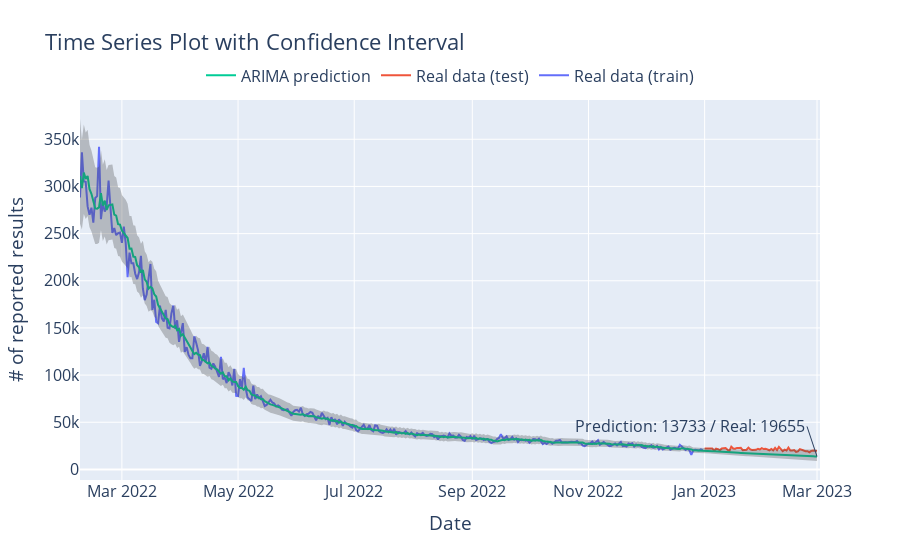

The cell this chart's notebook holds for it:
### Code cell
import plotly.graph_objects as go
import pandas as pd
import numpy as np

fig = go.Figure()
fig.add_trace(go.Scatter(x=dates, y=df1_after.numbers, mode='lines', name='Real data (train)'))
fig.add_trace(go.Scatter(x=dates_real, y=real.numbers, mode='lines', name='Real data (test)'))
fig.add_trace(go.Scatter(x=dates, y=df1_after.pred_numbers, mode='lines', name='ARIMA prediction'))

# # 添加置信区间带
fig.add_trace(
    go.Scatter(
        name='Upper Bound',
        x=dates,
        y=df1_after.pred_upper_conf,
        mode='lines',
        marker=dict(color="#444"),
        line=dict(width=0),
        showlegend=False)
)
fig.add_trace(
    go.Scatter(
        name='Lower Bound',
        x=dates,
        y=df1_after.pred_lower_conf,
        marker=dict(color="#444"),
        line=dict(width=0),
        mode='lines',
        fillcolor='rgba(68, 68, 68, 0.3)',
        fill='tonexty',
        showlegend=False
    )
)

fig.update_layout(title='Time Series Plot with Confidence Interval',
                   xaxis_title='Date',
                   yaxis_title='# of reported results', 
                 legend=dict(
                    orientation="h",
                    yanchor="bottom",
                    y=1.02,
                    xanchor="center",
                    x=0.5,), 
                  font=dict(
                      size=16
                  )
                 )
fig.add_annotation(
    x="2023-03-01",
    y=13733.237856,
    text="Prediction: 13733 / Real: 19655",
    showarrow=True,
    xanchor="right",
)
fig.show()

### Figure 1 — Plotly figure (JSON) as saved in the notebook; plotly's stock layout.template omitted (floating-point values rounded to 4 significant figures; data arrays with more than 128 entries replaced by an {"elided": "..."} marker saying what was removed)
{"data": [{"mode": "lines", "name": "Real data (train)", "type": "scatter", "x": {"elided": "388 str values"}, "y": {"elided": "388 float values"}}, {"mode": "lines", "name": "Real data (test)", "type": "scatter", "x": ["2023-01-01T00:00:00", "2023-01-02T00:00:00", "2023-01-03T00:00:00", "2023-01-04T00:00:00", "2023-01-05T00:00:00", "2023-01-06T00:00:00", "2023-01-07T00:00:00", "2023-01-08T00:00:00", "2023-01-09T00:00:00", "2023-01-10T00:00:00", "2023-01-11T00:00:00", "2023-01-12T00:00:00", "2023-01-13T00:00:00", "2023-01-14T00:00:00", "2023-01-15T00:00:00", "2023-01-16T00:00:00", "2023-01-17T00:00:00", "2023-01-18T00:00:00", "2023-01-19T00:00:00", "2023-01-20T00:00:00", "2023-01-21T00:00:00", "2023-01-22T00:00:00", "2023-01-23T00:00:00", "2023-01-24T00:00:00", "2023-01-25T00:00:00", "2023-01-26T00:00:00", "2023-01-27T00:00:00", "2023-01-28T00:00:00", "2023-01-29T00:00:00", "2023-01-30T00:00:00", "2023-01-31T00:00:00", "2023-02-01T00:00:00", "2023-02-02T00:00:00", "2023-02-03T00:00:00", "2023-02-04T00:00:00", "2023-02-05T00:00:00", "2023-02-06T00:00:00", "2023-02-07T00:00:00", "2023-02-08T00:00:00", "2023-02-09T00:00:00", "2023-02-10T00:00:00", "2023-02-11T00:00:00", "2023-02-12T00:00:00", "2023-02-13T00:00:00", "2023-02-14T00:00:00", "2023-02-15T00:00:00", "2023-02-16T00:00:00", "2023-02-17T00:00:00", "2023-02-18T00:00:00", "2023-02-19T00:00:00", "2023-02-20T00:00:00", "2023-02-21T00:00:00", "2023-02-22T00:00:00", "2023-02-23T00:00:00", "2023-02-24T00:00:00", "2023-02-25T00:00:00", "2023-02-26T00:00:00", "2023-02-27T00:00:00", "2023-02-28T00:00:00", "2023-03-01T00:00:00"], "y": [22072, 22252, 22018, 22394, 22283, 19725, 21946, 21510, 20248, 22248, 22194, 22606, 20879, 19542, 24058, 22147, 21946, 22775, 22670, 22818, 20481, 20862, 20894, 23047, 21153, 20598, 20810, 20810, 21916, 21115, 22538, 21569, 21960, 21485, 20283, 21678, 20174, 22817, 20439, 23815, 21351, 19341, 20926, 20060, 23229, 20108, 20108, 20556, 18586, 19106, 21466, 20427, 19995, 19368, 19322, 18188, 19674, 20106, 19575, 19655]}, {"mode": "lines", "name": "ARIMA prediction", "type": "scatter", "x": {"elided": "388 str values"}, "y": {"elided": "388 float values"}}, {"line": {"width": 0}, "marker": {"color": "#444"}, "mode": "lines", "name": "Upper Bound", "showlegend": false, "type": "scatter", "x": {"elided": "388 str values"}, "y": {"elided": "388 float values"}}, {"fill": "tonexty", "fillcolor": "rgba(68, 68, 68, 0.3)", "line": {"width": 0}, "marker": {"color": "#444"}, "mode": "lines", "name": "Lower Bound", "showlegend": false, "type": "scatter", "x": {"elided": "388 str values"}, "y": {"elided": "388 float values"}}], "layout": {"annotations": [{"showarrow": true, "text": "Prediction: 13733 / Real: 19655", "x": "2023-03-01", "xanchor": "right", "y": 13730.0}], "font": {"size": 16}, "legend": {"orientation": "h", "x": 0.5, "xanchor": "center", "y": 1.02, "yanchor": "bottom"}, "title": {"text": "Time Series Plot with Confidence Interval"}, "xaxis": {"title": {"text": "Date"}}, "yaxis": {"title": {"text": "# of reported results"}}}}
